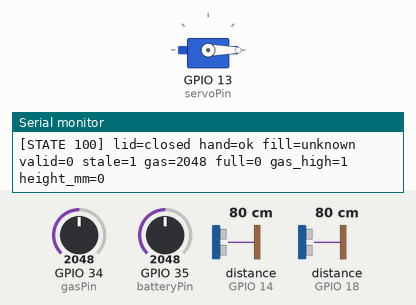
Recording of a program running on a simulated ESP32. On the bench: servo, the last lines printed to the serial monitor. Wiring (from diagram.json): 2 × ultrasonic range finder: trigger GPIO 5, echo GPIO 18 / trigger GPIO 12, echo GPIO 14. The test bench sets the inputs (shaded band); at power-on: distance to the obstacle (sensors on GPIO 18, GPIO 14) 80 cm, GPIO 34 (gasPin) = 2048, GPIO 35 (batteryPin) = 2048 (analog values on the 0–4095 scale). The echo pulse lasts 58.3 µs per cm; WiFi joins after 1.5 s; servers stay silent unless stated; random numbers use the default seed unless the program sets one; EEPROM starts erased; no MQTT or app messages arrive unless stated; servo pulses on a pin are drawn as a servo (544–2400 µs = 0–180°); not simulated (calls return 0 or success): Secrets.example.h; names the files do not define were given values by the test bench: MQTT_PORT = 1883.

Above: at 1.2 s.
1.3 s: distance to the obstacle (sensor on GPIO 18) set to 22 cm
3.0 s: distance to the obstacle (sensor on GPIO 18) set to 18 cm
At 4.6 s:
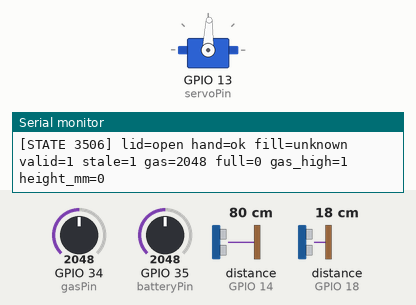
Timing chart, 0 to 6.1 s (numbered marks = the images above; inputs shaded):
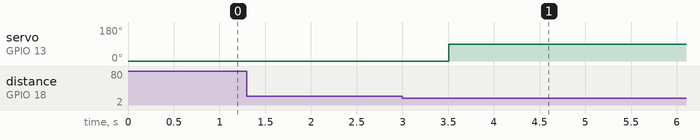

Measured:
- the behaviour switches between 21 and 20 cm on distance to the obstacle (sensor on GPIO 18) (found by bisection; images 0 and 1)
- after the input at 3.0 s, servo on GPIO 13 (servoPin): 0° → 88° after 0.51 s

The program:

main.cpp
```cpp
#include <Arduino.h>
#include "Config.h"
#include "LidController.h"
#include "EnvironmentMonitor.h"
#include "UltrasonicSensor.h"
#include "Telemetry.h"
#include "BatteryInput.h"
#include "BatteryMonitor.h"
namespace {
UltrasonicSensor hand(Config::handTrig, Config::handEcho);
UltrasonicSensor trash(Config::trashTrig, Config::trashEcho);
LidController lid;
EnvironmentMonitor environment;
BatteryMonitor battery;
uint32_t lastBattery = 0;
bool batterySampled = false;
constexpr uint8_t servoChannel = 0;
uint32_t lastTrigger = 0, lastTrash = 0, lastGas = 0, closedAt = 0;
uint32_t lastLog = 0, sequence = 0;
bool firstTrigger = true, telemetryReady = false, trashRefreshNeeded = true;
void commandServo(bool open) {
  // Built-in Arduino-ESP32 2.x LEDC: 50 Hz, 16-bit PWM.
  const uint32_t pulseUs = open ? Config::servoOpenUs : Config::servoClosedUs;
  ledcWrite(servoChannel, pulseUs * 65535UL / 20000UL);
}
}
void setup() {
  Serial.begin(115200);
  analogReadResolution(12);
  pinMode(Config::gasPin, INPUT);
  BatteryInput::begin();
  ledcSetup(servoChannel, 50, 16);
  ledcAttachPin(Config::servoPin, servoChannel);
  commandServo(false);
  hand.begin();
  trash.begin();
  environment.setHeight(Telemetry::loadHeight());
  closedAt = millis();
  telemetryReady = Telemetry::begin();
  Serial.println("[BOOT] SmartBin Nhom 10: local control + independent MQTT task");
  if (!telemetryReady) Serial.println("[FAULT] Network task unavailable; local control active");
}
void loop() {
  const uint32_t now = millis();
  BinSettings::Request settings;
  const bool settingsChanged = telemetryReady && Telemetry::takeSettings(settings);
  if (settingsChanged) {
    environment.setHeight(settings.heightMm);
    trashRefreshNeeded = true;
    closedAt = now;
    Telemetry::settingsApplied(settings);
  }
  hand.poll(now);
  const bool trashDone = trash.poll(now);
  const bool fullBefore = environment.full, gasBefore = environment.gasHigh;
  const bool batteryLowBefore = battery.low, batteryCriticalBefore = battery.critical;
  const bool batteryValidBefore = battery.valid;
  if (!batterySampled || uint32_t(now - lastBattery) >= Config::batteryMs) {
    batterySampled = true;
    lastBattery = now;
    battery.update(BatteryInput::readPercent());
  }
  const bool handValid = hand.hasSample && hand.valid &&
                         uint32_t(now - hand.sampledAt) <= Config::handFreshMs;
  const bool lidChanged = lid.update(now, handValid, hand.cm);
  if (lidChanged) {
    trashRefreshNeeded = true;
    commandServo(lid.isOpen());
    if (!lid.isOpen()) closedAt = now;
    Serial.printf("[LID %lu] %s\n", (unsigned long)now, lid.isOpen() ? "OPEN" : "CLOSED");
  }
  const bool settled = !lid.isOpen() && uint32_t(now - closedAt) >= Config::settleMs;
  if (trashDone && settled) {
    environment.updateTrash(trash.valid, trash.cm, now);
    trashRefreshNeeded = false;
  }
  if (uint32_t(now - lastGas) >= Config::gasMs) {
    lastGas = now;
    environment.updateGas(analogRead(Config::gasPin), now);
  }
  // One trigger at a time with >=60 ms acoustic gap, including on timeout.
  if (!hand.busy() && !trash.busy() &&
      (firstTrigger || uint32_t(now - lastTrigger) >= Config::sensorGapMs)) {
    firstTrigger = false;
    lastTrigger = now;
    if (settled && uint32_t(now - lastTrash) >= Config::environmentMs) {
      lastTrash = now;
      trash.start();
    } else hand.start();
  }
  const bool alarmChanged = fullBefore != environment.full || gasBefore != environment.gasHigh;
  Snapshot s;
  s.uptime = now;
  s.lidOpen = lid.isOpen();
  s.handHasSample = hand.hasSample;
  s.handValid = handValid;
  s.handCm = hand.cm;
  s.handAge = now - hand.sampledAt;
  s.trashHasSample = environment.trashHasSample;
  s.trashValid = environment.trashValid;
  s.trashAge = now - environment.trashAt;
  s.trashStale = trashRefreshNeeded || !settled || !s.trashHasSample ||
                 !s.trashValid || s.trashAge > Config::trashFreshMs;
  s.fill = environment.fill;
  s.gas = environment.gas;
  s.gasValid = environment.gasHasSample;
  s.full = environment.full;
  s.gasHigh = environment.gasHigh;
  s.heightMm = environment.heightMm;
  s.batteryPercent = battery.percent;
  s.batteryValid = battery.valid;
  s.batteryLow = battery.low;
  s.batteryCritical = battery.critical;
  static bool oldHandValid = false, oldTrashValid = false, oldStale = true;
  const bool event = settingsChanged || lidChanged || alarmChanged || s.handValid != oldHandValid ||
                     s.trashValid != oldTrashValid || s.trashStale != oldStale ||
                     batteryLowBefore != battery.low || batteryCriticalBefore != battery.critical || batteryValidBefore != battery.valid;
  oldHandValid = s.handValid;
  oldTrashValid = s.trashValid;
  oldStale = s.trashStale;
  if (event) ++sequence;
  s.sequence = sequence;
  if (telemetryReady) Telemetry::update(s, event);
  if (event || uint32_t(now - lastLog) >= Config::telemetryMs) {
    lastLog = now;
    char fillLabel[24] = "unknown";
    if (environment.configured() && s.trashValid) snprintf(fillLabel, sizeof(fillLabel), "%.1f%%", s.fill);
    Serial.printf("[STATE %lu] lid=%s hand=%s fill=%s valid=%d stale=%d gas=%d full=%d gas_high=%d height_mm=%u\n",
      (unsigned long)now, s.lidOpen ? "open" : "closed", s.handValid ? "ok" : "unknown",
      fillLabel, s.trashValid, s.trashStale, s.gas, s.full, s.gasHigh, unsigned(s.heightMm));
  }
  delay(1); // RTOS yield; no echo or network waits in the control loop.
}
```

Secrets.example.h
```cpp
#pragma once
// Copy to Secrets.h to override; the shared broker is for demo data only.
#define WIFI_SSID "Wokwi-GUEST"
#define WIFI_PASSWORD ""
#define MQTT_HOST "broker.hivemq.com"
#define MQTT_PORT 1883
#define MQTT_USER ""
#define MQTT_PASSWORD ""
// Use a unique ID and topic for each simultaneous simulation.
#define DEVICE_ID "smartbin-7c91a2-01"
#define MQTT_TOPIC_ROOT "smartbin/bins/smartbin-7c91a2-01"
```

BatteryInput.h
```cpp
#pragma once
#include <Arduino.h>
#include "Config.h"

// Wokwi input only: the potentiometer represents 0..100%, not battery voltage.
// Replace this adapter with a calibrated voltage/fuel-gauge reader for real cells.
namespace BatteryInput {
inline void begin() { pinMode(Config::batteryPin, INPUT); }
inline int readPercent() {
  const int raw = analogRead(Config::batteryPin);
  return raw >= 0 && raw <= 4095 ? (raw * 100 + 2047) / 4095 : -1;
}
}
```

BatteryMonitor.h
```cpp
#pragma once
#include "Config.h"

class BatteryMonitor {
 public:
  void update(int value) {
    valid = value >= 0 && value <= 100;
    if (!valid) return; // An invalid reading must not rearm an existing alert.
    percent = value;
    if (percent <= Config::batteryLowOn) low = true;
    else if (percent >= Config::batteryLowOff) low = false;
    if (percent <= Config::batteryCriticalOn) critical = true;
    else if (percent >= Config::batteryCriticalOff) critical = false;
  }
  bool valid = false, low = false, critical = false;
  int percent = 0;
};
```

EnvironmentMonitor.h
```cpp
#pragma once
#include <math.h>
#include "Config.h"
#include "BinSettings.h"
class EnvironmentMonitor {
 public:
  static float fillFromDistance(float cm, float heightCm) {
    const float emptyCm = heightCm - Config::sensorOffsetCm;
    if (!isfinite(cm) || !isfinite(heightCm) || emptyCm <= Config::fullDistanceCm) return NAN;
    const float percent = 100.0f * (emptyCm - cm) / (emptyCm - Config::fullDistanceCm);
    return percent < 0 ? 0 : (percent > 100 ? 100 : percent);
  }
  bool setHeight(uint32_t mm) {
    if (!BinSettings::validHeight(mm)) return false;
    if (heightMm == mm) return true;
    heightMm = mm;
    // A sample taken using the previous bin dimensions must not be reused.
    trashHasSample = trashValid = full = false;
    fill = 0;
    return true;
  }
  bool configured() const { return BinSettings::validHeight(heightMm); }
  void updateTrash(bool valid, float cm, uint32_t now) {
    trashHasSample = true;
    trashAt = now;
    trashValid = valid && isfinite(cm) && cm >= 2.0f && cm <= 400.0f;
    if (!trashValid) return; // Preserve alarm on sensor failure.
    if (!configured()) return;
    fill = fillFromDistance(cm, heightMm / 10.0f);
    if (fill >= Config::fullOn) full = true;
    else if (fill <= Config::fullOff) full = false;
  }
  void updateGas(int adc, uint32_t now) {
    gas = adc;
    gasAt = now;
    gasHasSample = true;
    if (adc > Config::gasOn) gasHigh = true;
    else if (adc <= Config::gasOff) gasHigh = false;
  }
  bool full = false, gasHigh = false;
  bool trashValid = false, trashHasSample = false, gasHasSample = false;
  uint32_t trashAt = 0, gasAt = 0;
  float fill = 0;
  int gas = 0;
  uint16_t heightMm = 0;
};
```

LidController.h
```cpp
#pragma once
#include "Config.h"
enum class LidState { Closed, Confirming, Open, WaitingToClose };
// Pure logic. Output is a command, not feedback about physical position.
class LidController {
 public:
  bool update(uint32_t now, bool valid, float distance) {
    const bool wasOpen = isOpen();
    if (!valid) {
      state_ = wasOpen ? LidState::Open : LidState::Closed;
      lastSeen_ = now; // Unknown distance must never trigger a close.
      return false;
    }
    if (distance <= Config::handThresholdCm) {
      lastSeen_ = now;
      if (state_ == LidState::Closed) {
        state_ = LidState::Confirming;
        confirmSince_ = now;
      } else if (state_ == LidState::Confirming &&
                 uint32_t(now - confirmSince_) >= Config::confirmMs) {
        state_ = LidState::Open;
      } else if (wasOpen) state_ = LidState::Open;
    } else if (wasOpen) {
      state_ = LidState::WaitingToClose;
      if (uint32_t(now - lastSeen_) >= Config::closeMs) state_ = LidState::Closed;
    } else state_ = LidState::Closed;
    return wasOpen != isOpen();
  }
  bool isOpen() const {
    return state_ == LidState::Open || state_ == LidState::WaitingToClose;
  }
  LidState state() const { return state_; }
 private:
  LidState state_ = LidState::Closed;
  uint32_t confirmSince_ = 0, lastSeen_ = 0;
};
```

Telemetry.h
```cpp
#pragma once
#include <Arduino.h>
#include "BinSettings.h"
struct Snapshot {
  uint32_t uptime = 0, sequence = 0;
  bool lidOpen = false, full = false, gasHigh = false;
  bool handValid = false, trashValid = false, trashStale = true, gasValid = false;
  bool handHasSample = false, trashHasSample = false;
  float handCm = 0, fill = 0;
  int gas = 0;
  uint32_t handAge = 0, trashAge = 0;
  uint16_t heightMm = 0;
  int batteryPercent = 0;
  bool batteryValid = false, batteryLow = false, batteryCritical = false;
};
namespace Telemetry {
uint16_t loadHeight();
bool begin();
void update(const Snapshot& snapshot, bool event);
bool takeSettings(BinSettings::Request& request);
void settingsApplied(const BinSettings::Request& request);
}
```

UltrasonicSensor.cpp
```cpp
#include "UltrasonicSensor.h"
#include <driver/gpio.h>
void UltrasonicSensor::begin() {
  pinMode(trig_, OUTPUT);
  digitalWrite(trig_, LOW);
  pinMode(echo_, INPUT);
  attachInterruptArg(echo_, onEdge, this, CHANGE);
}
void IRAM_ATTR UltrasonicSensor::onEdge(void* arg) {
  auto* sensor = static_cast<UltrasonicSensor*>(arg);
  const uint32_t now = micros();
  const bool high = gpio_get_level(static_cast<gpio_num_t>(sensor->echo_));
  portENTER_CRITICAL_ISR(&sensor->mux_);
  if (sensor->armed_) {
    if (high && !sensor->rose_) {
      sensor->riseUs_ = now;
      sensor->rose_ = true;
    } else if (!high && sensor->rose_) {
      sensor->widthUs_ = now - sensor->riseUs_;
      sensor->done_ = true;
      sensor->armed_ = false;
    }
  }
  portEXIT_CRITICAL_ISR(&sensor->mux_);
}
void UltrasonicSensor::start() {
  if (busy_) return;
  portENTER_CRITICAL(&mux_);
  rose_ = done_ = false;
  armed_ = true;
  portEXIT_CRITICAL(&mux_);
  startedUs_ = micros();
  busy_ = true;
  // Only the fixed 12-us trigger pulse waits; echo capture is asynchronous.
  digitalWrite(trig_, LOW);
  delayMicroseconds(2);
  digitalWrite(trig_, HIGH);
  delayMicroseconds(10);
  digitalWrite(trig_, LOW);
}
bool UltrasonicSensor::poll(uint32_t now) {
  if (!busy_) return false;
  portENTER_CRITICAL(&mux_);
  const bool done = done_;
  const uint32_t width = widthUs_;
  const bool timeout = uint32_t(micros() - startedUs_) >= Config::echoTimeoutUs;
  if (done || timeout) armed_ = false;
  portEXIT_CRITICAL(&mux_);
  if (!done && !timeout) return false;
  busy_ = false;
  hasSample = true;
  sampledAt = now;
  cm = done ? width * 0.0343f / 2.0f : 0;
  valid = done && cm >= 2.0f && cm <= 400.0f;
  return true;
}
```

UltrasonicSensor.h
```cpp
#pragma once
#include <Arduino.h>
#include "Config.h"
class UltrasonicSensor {
 public:
  UltrasonicSensor(uint8_t trig, uint8_t echo) : trig_(trig), echo_(echo) {}
  void begin();
  void start();
  bool poll(uint32_t now);
  bool busy() const { return busy_; }
  bool valid = false, hasSample = false;
  float cm = 0;
  uint32_t sampledAt = 0;
 private:
  static void IRAM_ATTR onEdge(void* arg);
  uint8_t trig_, echo_;
  bool busy_ = false;
  uint32_t startedUs_ = 0;
  portMUX_TYPE mux_ = portMUX_INITIALIZER_UNLOCKED;
  volatile bool armed_ = false, rose_ = false, done_ = false;
  volatile uint32_t riseUs_ = 0, widthUs_ = 0;
};
```

Config.h
```cpp
#pragma once
#include <stdint.h>
namespace Config {
constexpr uint8_t handTrig = 5, handEcho = 18;
constexpr uint8_t trashTrig = 12, trashEcho = 14;
constexpr uint8_t servoPin = 13, gasPin = 34;
constexpr uint8_t batteryPin = 35;
constexpr uint32_t batteryMs = 5000;
constexpr int batteryLowOn = 20, batteryLowOff = 25;
constexpr int batteryCriticalOn = 10, batteryCriticalOff = 15;
constexpr float handThresholdCm = 20.0f;
constexpr float fullDistanceCm = 5.0f;
// Distance the sensing face protrudes below the underside of the closed lid.
// Zero assumes a flush mount; set to the measured offset for the hardware mount.
constexpr float sensorOffsetCm = 0.0f;
constexpr uint16_t minBinHeightMm = 100, maxBinHeightMm = 4000;
constexpr float fullOn = 80.0f, fullOff = 75.0f;
constexpr int gasOn = 2000, gasOff = 1800;
constexpr uint32_t confirmMs = 500, closeMs = 3000;
constexpr uint32_t sensorGapMs = 60, echoTimeoutUs = 30000;
constexpr uint32_t handFreshMs = 250, trashFreshMs = 5000;
constexpr uint32_t environmentMs = 2000, gasMs = 100, settleMs = 500;
constexpr uint32_t telemetryMs = 2000;
constexpr uint16_t servoClosedUs = 500, servoOpenUs = 1450;
}
```

SimulationConfig.h
```cpp
#pragma once
// Included after Secrets.h / Secrets.example.h. Wi-Fi and broker remain shared.
// Only the explicit simulation build environments override the device identity.
#if defined(SIMULATION_BIN)
#undef DEVICE_ID
#undef MQTT_TOPIC_ROOT
#if SIMULATION_BIN == 1
#define DEVICE_ID "smartbin-7c91a2-01"
#define MQTT_TOPIC_ROOT "smartbin/bins/smartbin-7c91a2-01"
#elif SIMULATION_BIN == 2
#define DEVICE_ID "smartbin-7c91a2-02"
#define MQTT_TOPIC_ROOT "smartbin/bins/smartbin-7c91a2-02"
#elif SIMULATION_BIN == 3
#define DEVICE_ID "smartbin-7c91a2-03"
#define MQTT_TOPIC_ROOT "smartbin/bins/smartbin-7c91a2-03"
#else
#error "SIMULATION_BIN must be 1, 2, or 3"
#endif
#endif
```

BinSettings.h
```cpp
#pragma once
#include <stddef.h>
#include <stdint.h>
#include <string.h>
#include "Config.h"

namespace BinSettings {
inline bool validHeight(uint32_t mm) {
  return mm >= Config::minBinHeightMm && mm <= Config::maxBinHeightMm &&
         mm / 10.0f - Config::sensorOffsetCm > Config::fullDistanceCm;
}
struct Request {
  char id[49] = {};
  uint32_t session = 0, deadline = 0, heightMm = 0;
};
// Compact wire format: request_id:session:deadline_uptime_ms:height_mm.
// Bounded parsing avoids allocation in the MQTT task. No signs or trailing data.
inline bool parse(const uint8_t* payload, size_t length, Request& result) {
  if (!payload || length == 0 || length > 90) return false;
  Request parsed;
  size_t cursor = 0;
  while (cursor < length && payload[cursor] != ':') {
    const char c = payload[cursor];
    if (cursor >= sizeof(parsed.id) - 1 ||
        !((c >= 'a' && c <= 'z') || (c >= 'A' && c <= 'Z') ||
          (c >= '0' && c <= '9') || c == '-' || c == '_')) return false;
    parsed.id[cursor++] = c;
  }
  if (cursor == 0 || cursor >= length) return false;
  ++cursor;
  uint32_t* fields[] = {&parsed.session, &parsed.deadline, &parsed.heightMm};
  for (size_t field = 0; field < 3; ++field) {
    const size_t start = cursor;
    uint32_t number = 0;
    while (cursor < length && payload[cursor] != ':') {
      const uint8_t digit = payload[cursor++] - '0';
      if (digit > 9 || number > (UINT32_MAX - digit) / 10) return false;
      number = number * 10 + digit;
    }
    if (cursor == start) return false;
    *fields[field] = number;
    if (field < 2) {
      if (cursor >= length) return false;
      ++cursor;
    } else if (cursor != length) return false;
  }
  result = parsed;
  return true;
}
inline bool current(const Request& request, uint32_t session, uint32_t now) {
  const uint32_t remaining = request.deadline - now;
  return request.session == session && remaining > 0 && remaining <= 20000;
}
}
```

Source omitted: Telemetry.cpp (8961 bytes)
